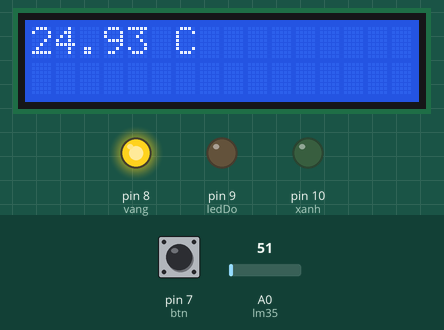
Simulated run of this sketch. Board: Arduino Uno, built with avr-gcc and run on an emulated ATmega328P. Shown: 16×2 character LCD, output pins drawn as LEDs (lit = HIGH). Inputs (shaded band) come from the test bench; at power-on: pin 7 (btn) LOW, A0 (lm35) = 51.

Above: at 1.2 s.
1.3 s: pin 7 (btn) pulled HIGH for 0.15 s
At 2.3 s:
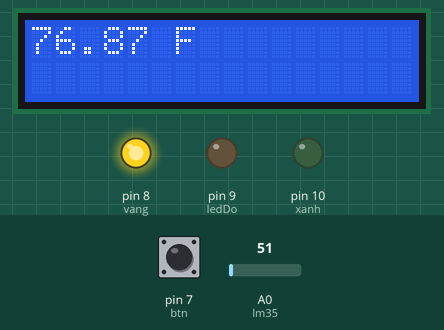
2.9 s: A0 (lm35) set to 60
At 3.4 s:
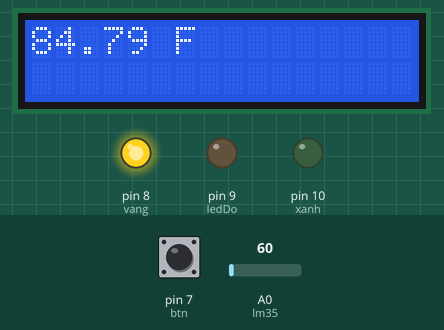
4.4 s: A0 (lm35) set to 69
At 5.2 s:
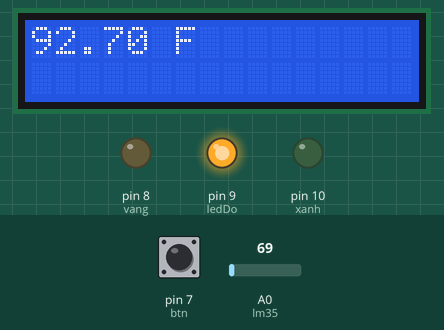
5.9 s: A0 (lm35) set to 30
At 7.1 s:
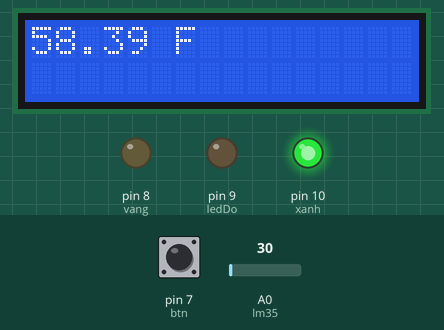
7.4 s: pin 7 (btn) pulled HIGH for 1 s
At 7.9 s:
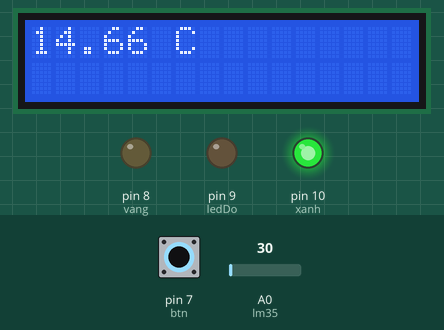
9.9 s: A0 (lm35) set to 39
At 10.6 s:
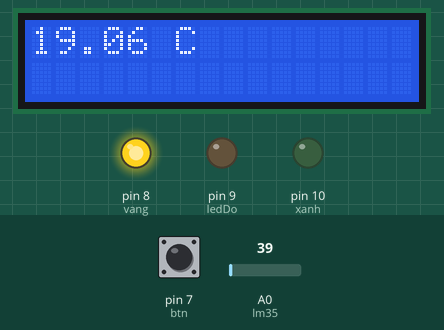
Timing chart, 0 to 12.4 s (numbered marks = the images above; inputs shaded):
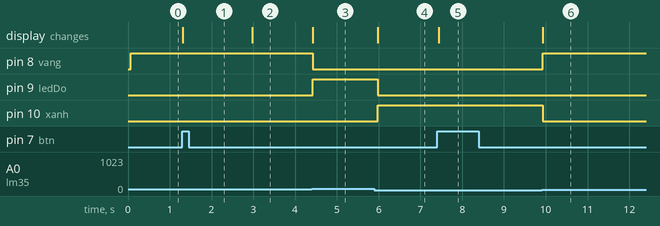

Measured:
- the behaviour switches between 63 and 64 on A0 (lm35) (found by bisection; images 2 and 3)
- the behaviour switches between 34 and 35 on A0 (lm35) (found by bisection; images 5 and 6)
- after the input at 1.3 s, the display: changes at once (image 1)
- after the input at 2.9 s, the display: changes after 0.07 s (image 2)
- after the input at 4.4 s, pin 8 (vang): HIGH → LOW at once; pin 9 (ledDo): LOW → HIGH at once; the display: changes at once (image 3)
- after the input at 5.9 s, pin 9 (ledDo): HIGH → LOW after 0.08 s; pin 10 (xanh): LOW → HIGH after 0.08 s; the display: changes after 0.08 s (image 4)
- after the input at 7.4 s, the display: changes at once (image 5)
- after the input at 9.9 s, pin 8 (vang): LOW → HIGH at once; pin 10 (xanh): HIGH → LOW at once; the display: changes at once (image 6)

The sketch:

th_baitap10.ino
```cpp
#include <LiquidCrystal.h>
LiquidCrystal lcd(12,11,5,4,3,2);
int btn = 7;
int xanh = 10;
int ledDo = 9;
int vang = 8;
int lm35 = A0;
int pre = LOW;
bool doC = true;

void setup() {
  lcd.begin(16,2);
  pinMode(btn,INPUT);
  pinMode(xanh, OUTPUT);
  pinMode(ledDo, OUTPUT);
  pinMode(vang, OUTPUT);

}

void loop() {
  int val = analogRead(lm35);
  float vl = val * 5.0 / 1023.0;
  float tempC = vl * 100.0;
  float tempF = (tempC * 1.8) + 32;
  //
  int cur = digitalRead(btn);
  if(cur == HIGH && pre == LOW){
    doC = !doC;
  }
  //
  if(doC){
    lcd.clear();
    lcd.setCursor(0,0);
    lcd.print(tempC);
    lcd.print(" C");
  }else{
    lcd.clear();
    lcd.setCursor(0,0);
    lcd.print(tempF);
    lcd.print(" F");
  }
  //
  if(tempC < 17){
    digitalWrite(vang, LOW);
    digitalWrite(ledDo, LOW);
    digitalWrite(xanh,HIGH);
  }else if (tempC < 31 ){
    digitalWrite(vang, HIGH);
    digitalWrite(ledDo, LOW);
    digitalWrite(xanh,LOW);
  }else{
    digitalWrite(vang, LOW);
    digitalWrite(ledDo, HIGH);
    digitalWrite(xanh,LOW);
  }

  //
  pre = cur;
  delay(100);
}
```
